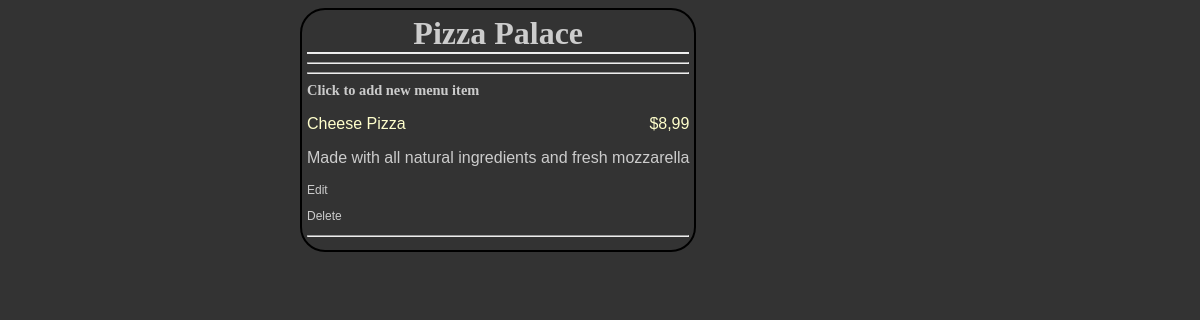
The page /restaurants/1 on the database its author committed.
### database_setup.py (models this page shows, shortened)
class Restaurant(Base):
	__tablename__ = 'restaurant'
	name = Column(String(80), nullable = False)
	id = Column(Integer, primary_key = True)

class MenuItem(Base):
	__tablename__ = 'menu_item'
	name = Column(String(80), nullable = False)
	id = Column (Integer, primary_key = True)
	course = Column (String(250))
	description = Column(String(250))
	price = Column(String(8))
	restaurant_id = Column(Integer, ForeignKey('restaurant.id'))
	restaurant = relationship(Restaurant)

### project.py (the view)
@app.route('/')
@app.route('/restaurants/<int:restaurant_id>')
def restaurantMenu(restaurant_id):
	restaurant = session.query(Restaurant).filter_by(id = restaurant_id).one()
	items = session.query(MenuItem).filter_by(restaurant_id = restaurant.id)
	return render_template('menu.html', restaurant = restaurant, items = items)

### templates/menu.html (shortened to what this page needs)
<!DOCTYPE html>
<html>
	<head>
		<link rel="stylesheet" type="text/css" href="{{url_for('static', filename = 'styles.css')}}">
	</head>
	<body>
		<div class = 'pane'>
			<div class = 'header'>
				<h1>{{restaurant.name}}</h1>
			</div>
			<hr>
			<hr>
			<a href="{{url_for('newMenuItem', restaurant_id = restaurant.id)}}"><h2>Click to add new menu item</h2></a>
			{% for i in items %}
			<div class = 'nameAndPrice'>
				<span class = 'name'>
					<p>{{i.name}}</p>
				</span>
				<span class = 'price'>
					<p>{{i.price}}</p>
				</span>
			</div>
			<div class = 'description'>
				<p>{{i.description}}</p>
			</div>
			<div class = 'editdeletepane'>
				<a href = '{{url_for ('editMenuItem', restaurant_id = restaurant.id, menu_id = i.id)}}'>
					<p>Edit</p>
				</a>
				<a href = '{{url_for('deleteMenuItem', restaurant_id = restaurant.id, menu_id = i.id)}}'>
					<p>Delete</p>
				</a>
			</div>
				<hr>
		{% endfor %}
		</div>
	</body>
</html>

### static/styles.css (style rules this page uses)
body { font-family: sans-serif; background-color: #333333; }
h1, h2, h3, h4 { color: #CCCCCC; }
h1, h2 { font-family: 'Georgia', serif; margin: 0; }
h1 { border-bottom: 2px solid #eee; }
h2 { font-size: 1.2em; }
p { color: #CCCCCC; }
a { text-decoration: none; color: #FFFFCC; font-size: .75em; }
.pane { position: absolute; left: 25%; border: 2px solid; border-radius: 25px; padding: 5px; border-color: #9999999; }
.header { left: 50 %; text-align: center; }
.name p { width: 50%; display: inline-block; float: left; color: #FFFFCC; }
.description p { color: #CCCCCC; }
.price p { text-align: right; width: 50%; float: right; color: #FFFFCC; }

### rows shown on the page
Restaurant: name "Pizza Palace"
MenuItem: name "Cheese Pizza", price "$8,99", description "Made with all natural ingredients and fresh mozzarella"
